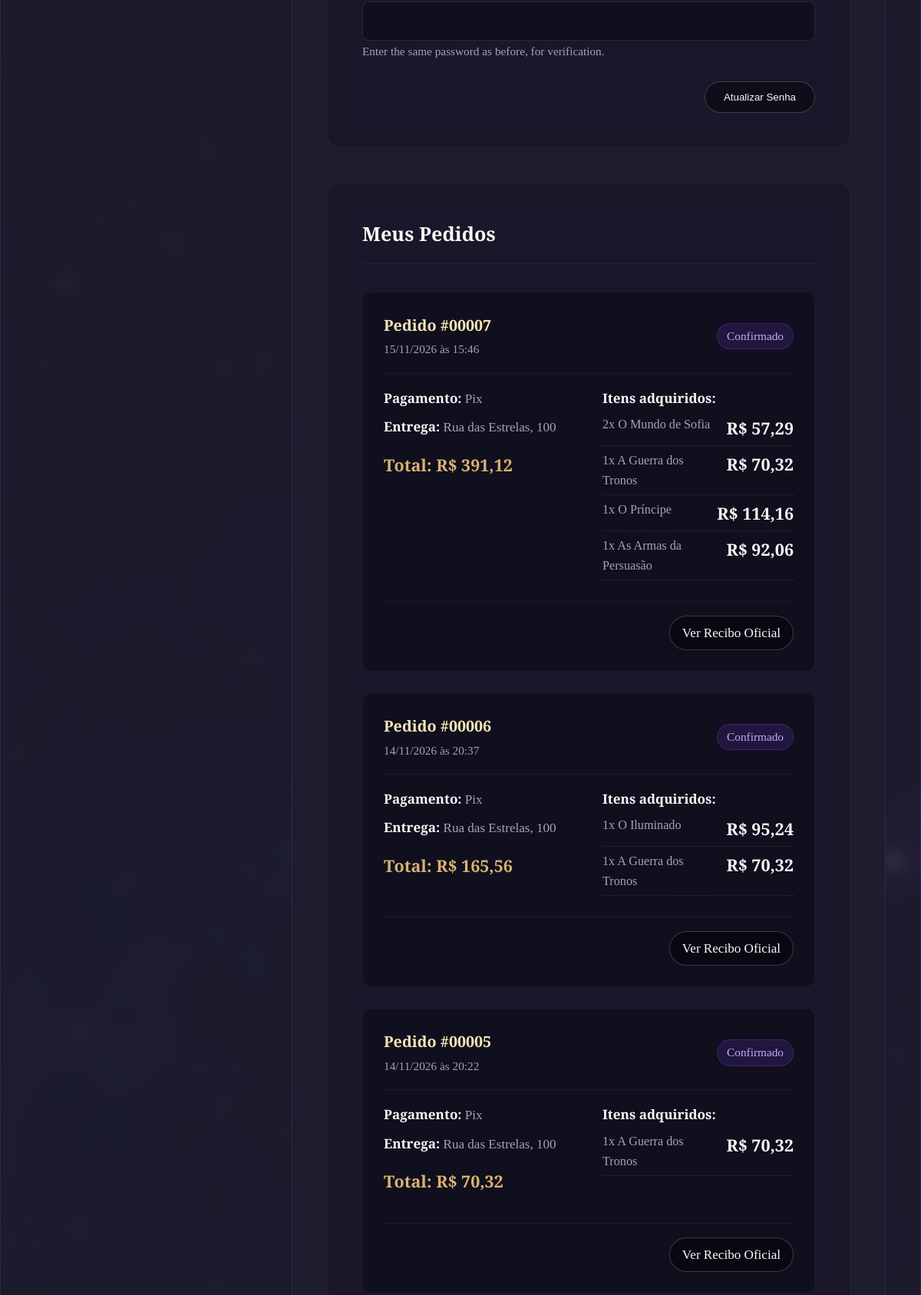
The page /conta/ (signed in, middle part) on the database as committed earlier.
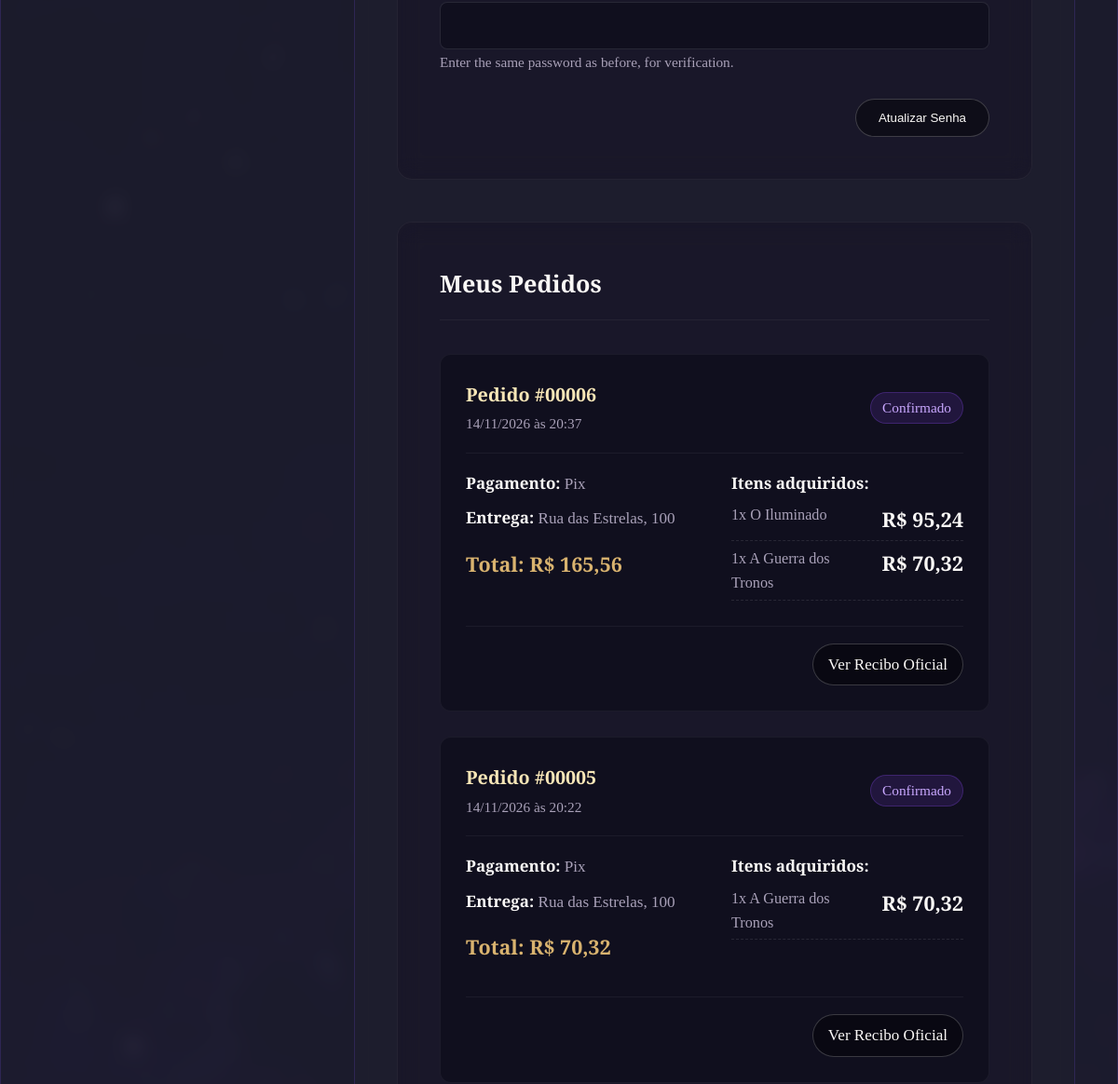
The same page on the database as committed later.
### loja/models.py (models this page shows, shortened)
class Pedido(models.Model):
    STATUS = [
        ("pendente", "Pendente"),
        ("pago", "Pago"),
        ("enviado", "Enviado"),
        ("entregue", "Entregue"),
        ("cancelado", "Cancelado"),
    ]
    usuario = models.ForeignKey(
        Usuario, on_delete=models.CASCADE, related_name="pedidos"
    )
    criado_em = models.DateTimeField(auto_now_add=True)
    endereco = models.CharField("endereço de entrega", max_length=200)
    pagamento = models.CharField(max_length=40)
    total = models.DecimalField(max_digits=10, decimal_places=2)
    status = models.CharField(max_length=20, choices=STATUS, default="pago")
    class Meta:
        ordering = ["-criado_em"]

class ItemPedido(models.Model):
    pedido = models.ForeignKey(Pedido, on_delete=models.CASCADE, related_name="itens")
    livro = models.ForeignKey(
        Livro, on_delete=models.PROTECT, related_name="itens_pedido"
    )
    quantidade = models.PositiveIntegerField()
    preco_unitario = models.DecimalField(max_digits=8, decimal_places=2)

class Livro(models.Model):
    titulo = models.CharField(max_length=200)
    autor = models.CharField(max_length=150)
    categoria = models.ForeignKey(
        Categoria, on_delete=models.PROTECT, related_name="livros"
    )
    isbn = models.CharField("ISBN", max_length=17, unique=True)
    ano_publicacao = models.PositiveIntegerField("ano de publicação")
    num_paginas = models.PositiveIntegerField("número de páginas")
    idioma = models.CharField(max_length=40, default="Português")
    descricao = models.TextField("descrição ou sinopse")
    preco = models.DecimalField(max_digits=8, decimal_places=2)
    estoque = models.PositiveIntegerField("quantidade em estoque", default=0)
    capa = models.ImageField("capa", upload_to="capas/", blank=True, null=True)
    capa_url = models.URLField(max_length=500, blank=True, null=True)
    criado_em = models.DateTimeField(auto_now_add=True)
    class Meta:
        ordering = ["-criado_em"]

### loja/views.py (the view, shortened to what this page needs)
# urls.py: path("conta/", views.configuracoes, name="configuracoes"),
@login_required
def configuracoes(request):
    perfil = PerfilForm(instance=request.user)
    senha = PasswordChangeForm(request.user)
    if request.method == "POST" and "salvar_perfil" in request.POST:
        perfil = PerfilForm(request.POST, instance=request.user)
        if perfil.is_valid():
            perfil.save()
            messages.success(request, "Dados atualizados.")
            return redirect("configuracoes")
    return render(request, "configuracoes.html", {
        "perfil": perfil,
        "senha": senha,
        "pedidos": request.user.pedidos.prefetch_related("itens__livro"),
        "avaliacoes": request.user.posts.select_related("livro"),
    })

### loja/forms.py
class PerfilForm(BaseUsuarioForm):
    class Meta:
        model = Usuario
        fields = ["first_name", "email", "telefone", "cep", "endereco"]
        labels = ROTULOS

### loja/context_processors.py (called while the page is built)
def carrinho(request):
    if request.user.is_authenticated:
        return {"qtd_carrinho": sum(request.user.itens_carrinho.values_list("quantidade", flat=True))}
    return {"qtd_carrinho": 0}

### templates/configuracoes.html (shortened to what this page needs)
{% extends "home.html" %}
{% block conteudo %}
<div class="dashboard-layout">
  <main class="dashboard-main">
    <section id="senha" class="dashboard-panel">
      <form method="post" class="formulario-premium" autocomplete="off">
        {{ senha.as_p }}
        <div class="form-actions">
          <button type="submit" name="trocar_senha" class="btn-dark-outline">Atualizar Senha</button>
        </div>
      </form>
    </section>
    <section id="pedidos" class="dashboard-panel">
      <h2 class="panel-titulo">Meus Pedidos</h2>
      {% if pedidos %}
        <div class="pedidos-lista">
          {% for pedido in pedidos %}
          <div class="pedido-card">
            <div class="pedido-header">
              <div class="pedido-id-data">
                <strong>Pedido #{{ pedido.pk|stringformat:"05d" }}</strong>
                <span class="pedido-data">{% if pedido.criado_em %}{{ pedido.criado_em|date:"d/m/Y \à\s H:i" }}{% else %}Recente{% endif %}</span>
              </div>
              <span class="badge-status">Confirmado</span>
            </div>
            <div class="pedido-corpo">
              <div class="pedido-info">
                <p><strong>Pagamento:</strong> {{ pedido.pagamento }}</p>
                <p><strong>Entrega:</strong> {{ pedido.endereco }}</p>
                <p class="pedido-total">Total: R$ {{ pedido.total }}</p>
              </div>
              <div class="pedido-itens">
                <p class="itens-titulo">Itens adquiridos:</p>
                <ul class="itens-lista">
                  {% for item in pedido.itens.all %}
                  <li>
                    <span>{{ item.quantidade }}x {{ item.livro.titulo }}</span>
                    <span class="item-preco">R$ {{ item.preco_unitario }}</span>
                  </li>
                  {% endfor %}
                </ul>
              </div>
            </div>
            <div class="pedido-acoes">
              <a href="{% url 'confirmacao' pedido.pk %}" class="btn-dark-outline btn-pequeno">Ver Recibo Oficial</a>
            </div>
          </div>
          {% endfor %}
        </div>
      {% endif %}
    </section>
  </main>
</div>
{% endblock %}

Rows that differ between the two databases and show on the page:
removed Pedido: pk "00007", criado_em "15/11/2026 às 15:46", pagamento "Pix", endereco "Rua das Estrelas, 100", total "391,12"
removed ItemPedido: quantidade "2", livro.titulo "O Mundo de Sofia", preco_unitario "57,29", shown under "00007"
removed ItemPedido: quantidade "1", livro.titulo "A Guerra dos Tronos", preco_unitario "70,32", shown under "00007"
removed ItemPedido: quantidade "1", livro.titulo "O Príncipe", preco_unitario "114,16", shown under "00007"
removed ItemPedido: quantidade "1", livro.titulo "As Armas da Persuasão", preco_unitario "92,06", shown under "00007"
